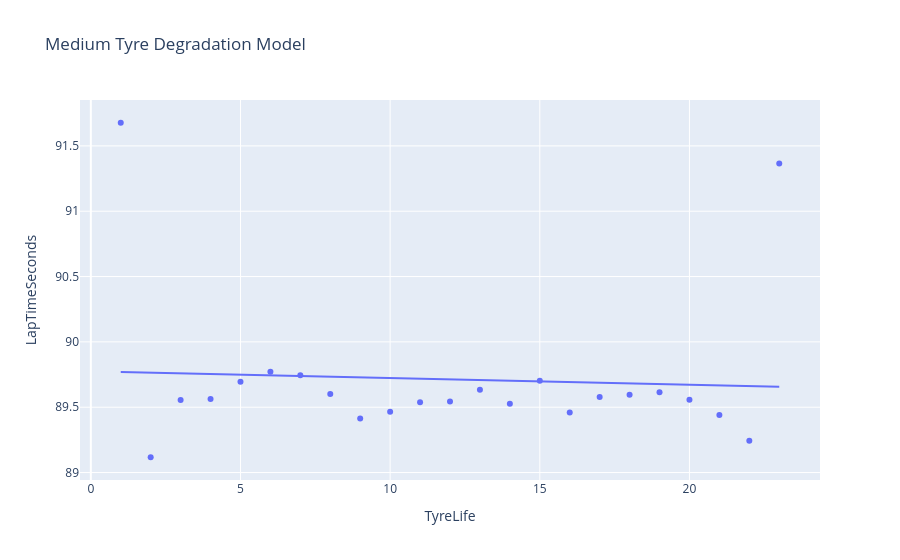

Write notebook code for a chart like this one.
### Code cell
medium = prepare_lap_times(ver_laps)
medium = medium[
    medium["Compound"] == "MEDIUM"
]

fig = px.scatter(
    medium,
    x="TyreLife",
    y="LapTimeSeconds",
    trendline="ols",
    title="Medium Tyre Degradation Model"
)

fig.show()

### Figure 1 — Plotly figure (JSON) as saved in the notebook; plotly's stock layout.template omitted (floating-point values rounded to 4 significant figures)
{"data": [{"hovertemplate": "TyreLife=%{x}<br>LapTimeSeconds=%{y}<extra></extra>", "legendgroup": "", "marker": {"color": "#636efa", "symbol": "circle"}, "mode": "markers", "name": "", "orientation": "v", "showlegend": false, "type": "scatter", "x": [1.0, 2.0, 3.0, 4.0, 5.0, 6.0, 7.0, 8.0, 9.0, 10.0, 11.0, 12.0, 13.0, 14.0, 15.0, 16.0, 17.0, 18.0, 19.0, 20.0, 21.0, 22.0, 23.0], "xaxis": "x", "y": [91.68, 89.12, 89.56, 89.56, 89.69, 89.77, 89.74, 89.6, 89.41, 89.47, 89.54, 89.54, 89.63, 89.53, 89.7, 89.46, 89.58, 89.6, 89.61, 89.56, 89.44, 89.24, 91.36], "yaxis": "y"}, {"hovertemplate": "<b>OLS trendline</b><br>LapTimeSeconds = -0.00511462 * TyreLife + 89.7744<br>R<sup>2</sup>=0.003445<br><br>TyreLife=%{x}<br>LapTimeSeconds=%{y} <b>(trend)</b><extra></extra>", "legendgroup": "", "marker": {"color": "#636efa", "symbol": "circle"}, "mode": "lines", "name": "", "showlegend": false, "type": "scatter", "x": [1.0, 2.0, 3.0, 4.0, 5.0, 6.0, 7.0, 8.0, 9.0, 10.0, 11.0, 12.0, 13.0, 14.0, 15.0, 16.0, 17.0, 18.0, 19.0, 20.0, 21.0, 22.0, 23.0], "xaxis": "x", "y": [89.77, 89.76, 89.76, 89.75, 89.75, 89.74, 89.74, 89.73, 89.73, 89.72, 89.72, 89.71, 89.71, 89.7, 89.7, 89.69, 89.69, 89.68, 89.68, 89.67, 89.67, 89.66, 89.66], "yaxis": "y"}], "layout": {"legend": {"tracegroupgap": 0}, "title": {"text": "Medium Tyre Degradation Model"}, "xaxis": {"anchor": "y", "domain": [0, 1], "title": {"text": "TyreLife"}}, "yaxis": {"anchor": "x", "domain": [0, 1], "title": {"text": "LapTimeSeconds"}}}}
